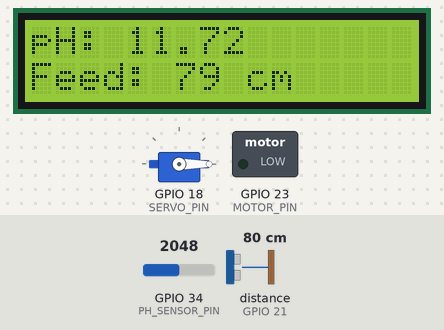
Simulated run of this sketch. Board: ESP32. Shown: servo, 16×2 character LCD, switched loads named in the sketch (green lamp = pin HIGH). Wiring (inferred from the names in the program): ultrasonic range finder: trigger GPIO 19; echo GPIO 21. Inputs (shaded band) come from the test bench; at power-on: GPIO 34 (PH_SENSOR_PIN) = 2048, distance to the obstacle (sensor on GPIO 21) 80 cm. The echo pulse lasts 58.3 µs per cm; WiFi joins after 1.5 s; servers stay silent unless stated; the local clock reads 2024-03-15 10:24:30 at power-on unless the sketch sets it; the Firebase database answers and starts empty; pins used as bus, display or sensor lines are not drawn; what the sketch prints to the serial monitor is not drawn.

Above: at 2.7 s.

The sketch:

skripsi.ino
```cpp
#include <WiFi.h>
#include <FirebaseESP32.h>
#include <Servo.h>
#include <Wire.h>
#include <LiquidCrystal_I2C.h>
#include <DS3231.h>

// WiFi credentials
#define WIFI_SSID "your_wifi_ssid"
#define WIFI_PASSWORD "your_wifi_password"

// Firebase credentials
#define FIREBASE_HOST "your_firebase_project.firebaseio.com"
#define FIREBASE_AUTH "your_firebase_database_secret"

// Initialize Firebase
FirebaseData firebaseData;

// Initialize Servo
Servo servo;

// Initialize LCD
LiquidCrystal_I2C lcd(0x27, 16, 2);

// Initialize RTC
DS3231 rtc;

// Pin definitions
#define SERVO_PIN 18
#define TRIGGER_PIN 19
#define ECHO_PIN 21
#define PH_SENSOR_PIN 34
#define MOTOR_PIN 23

// Time variables
int feedHour, feedMinute;
bool feedNow = false;

// Function to connect to WiFi
void connectToWiFi() {
  WiFi.begin(WIFI_SSID, WIFI_PASSWORD);
  while (WiFi.status() != WL_CONNECTED) {
    delay(1000);
    Serial.println("Connecting to WiFi...");
  }
  Serial.println("Connected to WiFi");
}

// Function to initialize Firebase
void initializeFirebase() {
  Firebase.begin(FIREBASE_HOST, FIREBASE_AUTH);
  Firebase.reconnectWiFi(true);
}

// Function to read ultrasonic sensor
long readUltrasonic() {
  digitalWrite(TRIGGER_PIN, LOW);
  delayMicroseconds(2);
  digitalWrite(TRIGGER_PIN, HIGH);
  delayMicroseconds(10);
  digitalWrite(TRIGGER_PIN, LOW);
  long duration = pulseIn(ECHO_PIN, HIGH);
  long distance = duration * 0.034 / 2;
  return distance;
}

// Function to read pH sensor
float readPH() {
  int sensorValue = analogRead(PH_SENSOR_PIN);
  float voltage = sensorValue * (3.3 / 4095.0);
  float phValue = 7 + ((2.5 - voltage) / 0.18);
  return phValue;
}

// Function to feed
void feed() {
  // Open servo
  servo.write(90);
  delay(1000);
  servo.write(0);

  // Activate motor to throw feed
  digitalWrite(MOTOR_PIN, HIGH);
  delay(2000);
  digitalWrite(MOTOR_PIN, LOW);

  // Reset feedNow
  feedNow = false;
}

// Function to update schedule from Firebase
void updateSchedule() {
  if (Firebase.getInt(firebaseData, "/feedHour")) {
    feedHour = firebaseData.intData();
  }
  if (Firebase.getInt(firebaseData, "/feedMinute")) {
    feedMinute = firebaseData.intData();
  }
}

void setup() {
  Serial.begin(115200);

  // Connect to WiFi
  connectToWiFi();

  // Initialize Firebase
  initializeFirebase();

  // Initialize Servo
  servo.attach(SERVO_PIN);
  servo.write(0);

  // Initialize Motor
  pinMode(MOTOR_PIN, OUTPUT);
  digitalWrite(MOTOR_PIN, LOW);

  // Initialize Ultrasonic Sensor
  pinMode(TRIGGER_PIN, OUTPUT);
  pinMode(ECHO_PIN, INPUT);

  // Initialize LCD
  lcd.init();
  lcd.backlight();

  // Initialize RTC
  rtc.begin();
}

void loop() {
  // Update schedule from Firebase
  updateSchedule();

  // Get current time
  DateTime now = rtc.now();
  int currentHour = now.hour();
  int currentMinute = now.minute();

  // Check if it's time to feed
  if (currentHour == feedHour && currentMinute == feedMinute) {
    feedNow = true;
  }

  // Feed if needed
  if (feedNow) {
    feed();
  }

  // Read sensors
  long distance = readUltrasonic();
  float phValue = readPH();

  // Update Firebase with sensor data
  Firebase.setFloat(firebaseData, "/phValue", phValue);
  Firebase.setInt(firebaseData, "/feedRemaining", distance);

  // Display on LCD
  lcd.setCursor(0, 0);
  lcd.print("pH: ");
  lcd.print(phValue);
  lcd.setCursor(0, 1);
  lcd.print("Feed: ");
  lcd.print(distance);
  lcd.print(" cm");

  delay(60000); // Delay 1 minute
}
```
